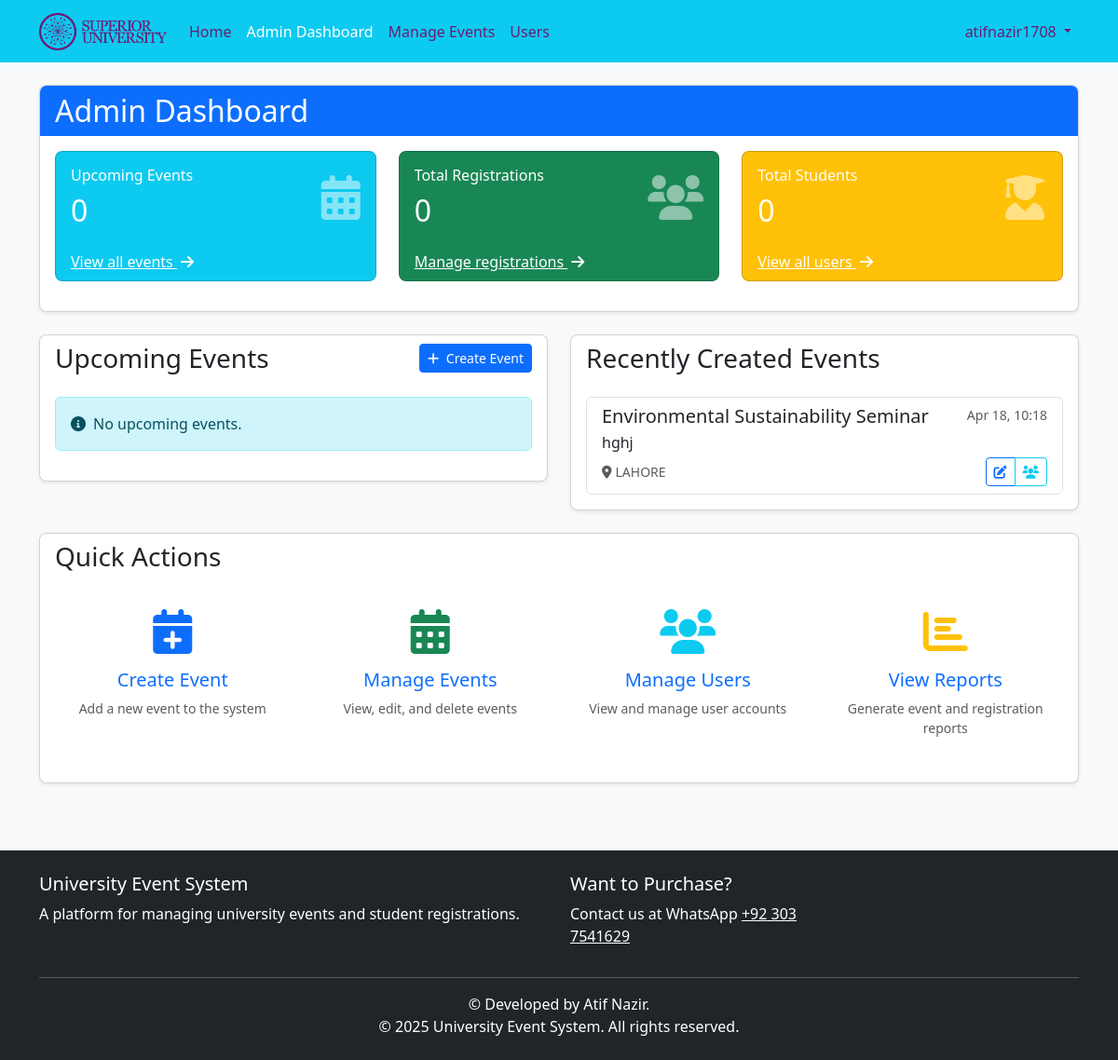
/admin/dashboard (signed in), run on an earlier commit of the app's database.
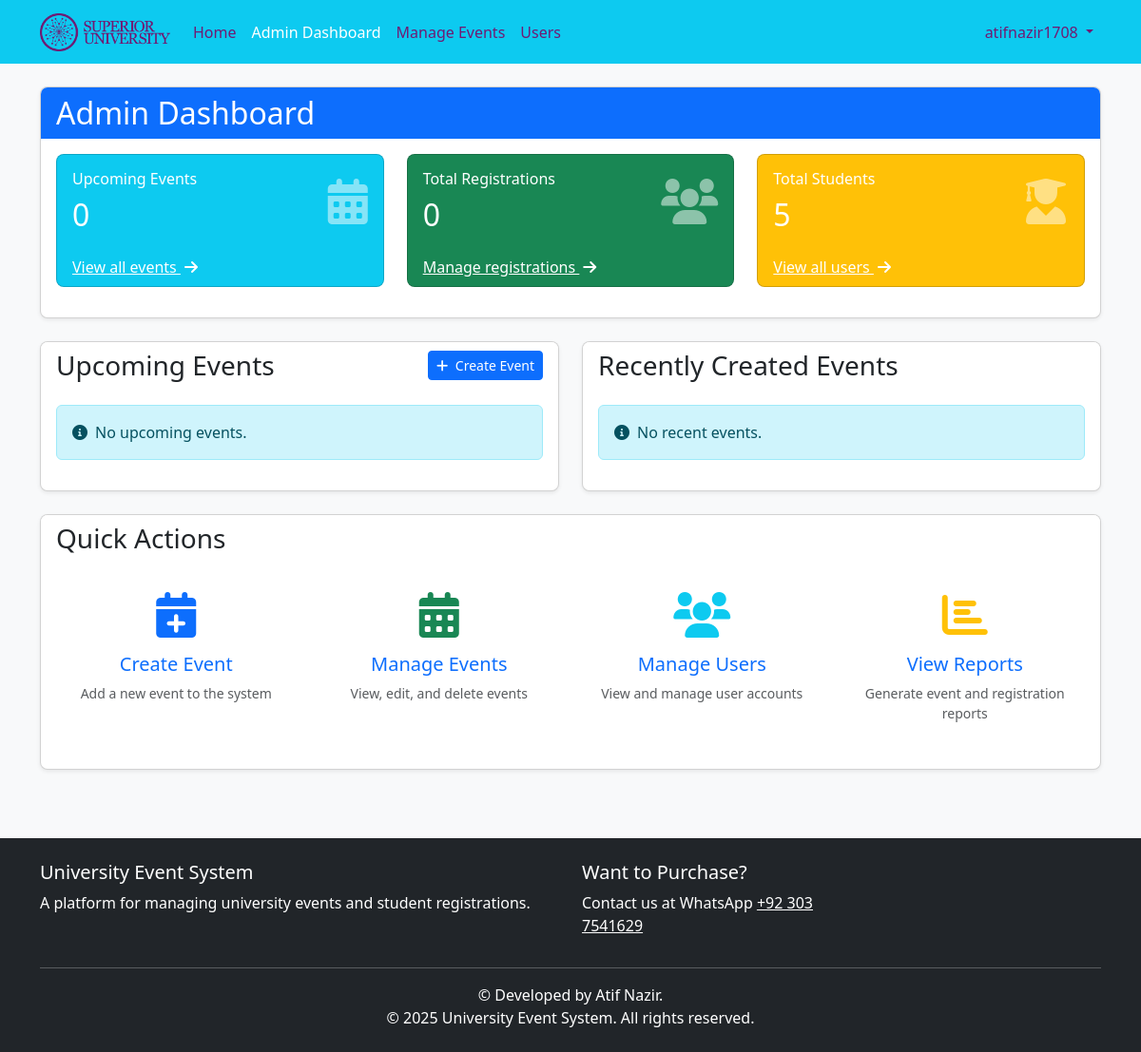
And on a later commit of the database.
### app/models.py (models this page shows, shortened)
class Event(db.Model):
    id = db.Column(db.Integer, primary_key=True)
    title = db.Column(db.String(100), nullable=False)
    description = db.Column(db.Text, nullable=False)
    date = db.Column(db.DateTime, nullable=False)  # Start Date
    end_date = db.Column(db.DateTime, nullable=True)
    registration_deadline = db.Column(db.DateTime, nullable=True)  # New Field
    location = db.Column(db.String(100), nullable=False)
    max_participants = db.Column(db.Integer, nullable=False)
    created_at = db.Column(db.DateTime, default=datetime.utcnow)
    updated_at = db.Column(db.DateTime, default=datetime.utcnow, onupdate=datetime.utcnow)
    registrations = db.relationship('Registration', backref='event', lazy=True, cascade="all, delete-orphan")

### app/routes/admin.py (the view)
@admin.route('/dashboard')
@admin_required
def dashboard():
    upcoming_events_count = Event.query.filter(Event.date >= datetime.utcnow()).count()
    total_registrations = Registration.query.count()
    total_students = User.query.filter_by(role='student').count()
    recent_events = Event.query.order_by(Event.created_at.desc()).limit(5).all()
    upcoming_events = Event.query.filter(Event.date >= datetime.utcnow()).order_by(Event.date.asc()).limit(5).all()
    return render_template('admin/dashboard.html',
                           title='Admin Dashboard',
                           upcoming_events_count=upcoming_events_count,
                           total_registrations=total_registrations,
                           total_students=total_students,
                           recent_events=recent_events,
                           upcoming_events=upcoming_events)

### app/models.py (called while the page is built)
@login_manager.user_loader
def load_user(user_id):
    return User.query.get(int(user_id))

    def is_admin(self):
        return self.role == 'admin'

### app/routes/admin.py (called while the page is built)
def get_new_registration_count():
    return Registration.query.filter_by(admin_viewed=False).count()

@admin.context_processor
def inject_new_registration_count():
    if current_user.is_authenticated and current_user.is_admin():
        return {'new_registration_count': get_new_registration_count()}
    return {'new_registration_count': 0}

### app/utils/helpers.py (called while the page is built)
def admin_required(f):
    @wraps(f)  # Add this line to preserve the original function name
    def decorated_function(*args, **kwargs):
        if not current_user.is_admin():
            abort(403)  # Forbidden if not an admin
        return f(*args, **kwargs)
    return decorated_function

### app/templates/admin/dashboard.html (shortened to what the changed rows need)
{% extends "base.html" %}
{% block content %}
<div class="row mb-4">
    <div class="col-md-12">
        <div class="card shadow-sm">
            <div class="card-header bg-primary text-white">
                <h2 class="card-title mb-0">Admin Dashboard</h2>
            </div>
            <div class="card-body">
                <div class="row">
                    <div class="col-md-4">
                        <div class="card bg-info text-white mb-3">
                            <div class="card-body">
                                <div class="d-flex justify-content-between align-items-center">
                                    <div>
                                        <h2 class="mb-0">{{ upcoming_events_count }}</h2>
                                    </div>
                                </div>
                            </div>
                        </div>
                    </div>
                    <div class="col-md-4">
                        <div class="card bg-success text-white mb-3">
                            <div class="card-body">
                                <div class="d-flex justify-content-between align-items-center">
                                    <div>
                                        <h2 class="mb-0">{{ total_registrations }}</h2>
                                    </div>
                                </div>
                            </div>
                        </div>
                    </div>
                    <div class="col-md-4">
                        <div class="card bg-warning text-white mb-3">
                            <div class="card-body">
                                <div class="d-flex justify-content-between align-items-center">
                                    <div>
                                        <h6 class="card-title">Total Students</h6>
                                        <h2 class="mb-0">{{ total_students }}</h2>
                                    </div>
                                </div>
                            </div>
                        </div>
                    </div>
                </div>
            </div>
        </div>
    </div>
</div>
<div class="row">
    <div class="col-md-6">
        <div class="card shadow-sm mb-4">
            <div class="card-body">
                {% if recent_events %}
                    <div class="list-group">
                        {% for event in recent_events %}
                            <div class="list-group-item list-group-item-action">
                                <div class="d-flex w-100 justify-content-between">
                                    <h5 class="mb-1">{{ event.title }}</h5>
                                    <small class="text-muted">{{ event.created_at.strftime('%b %d, %H:%M') }}</small>
                                </div>
                                <p class="mb-1 text-truncate">{{ event.description }}</p>
                                <div class="d-flex justify-content-between align-items-center">
                                    <small class="text-muted">
                                        <i class="fas fa-map-marker-alt me-1"></i>{{ event.location }}
                                    </small>
                                    <div class="btn-group btn-group-sm">
                                        <a href="{{ url_for('admin.edit_event', event_id=event.id) }}" class="btn btn-outline-primary">
                                            <i class="fas fa-edit"></i>
                                        </a>
                                        <a href="{{ url_for('admin.event_registrations', event_id=event.id) }}" class="btn btn-outline-info">
                                            <i class="fas fa-users"></i>
                                        </a>
                                    </div>
                                </div>
                            </div>
                        {% endfor %}
                    </div>
                {% else %}
                    <div class="alert alert-info">
                        <i class="fas fa-info-circle me-2"></i>No recent events.
                    </div>
                {% endif %}
            </div>
        </div>
    </div>
</div>
{% endblock %}

What changed in the data, as far as the page shows it:
removed Event: title "Environmental Sustainability Seminar", created_at "Apr 18, 10:18", description "hghj", location "LAHORE"
Also different on the page:
{{ total_students }}: "0" → "5"
text now shown: "No recent events."
